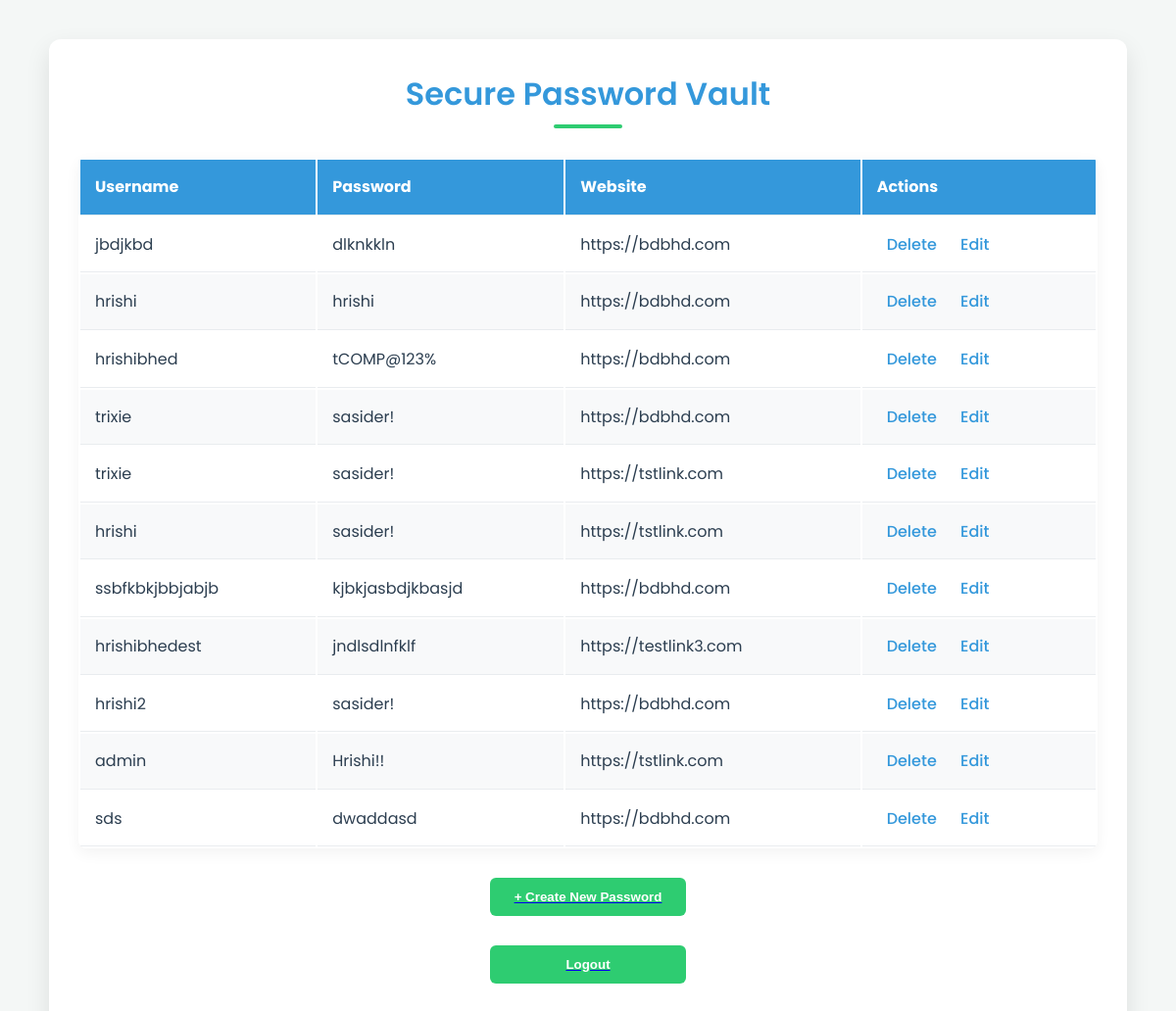
The app's page /view/ (signed in), older data.
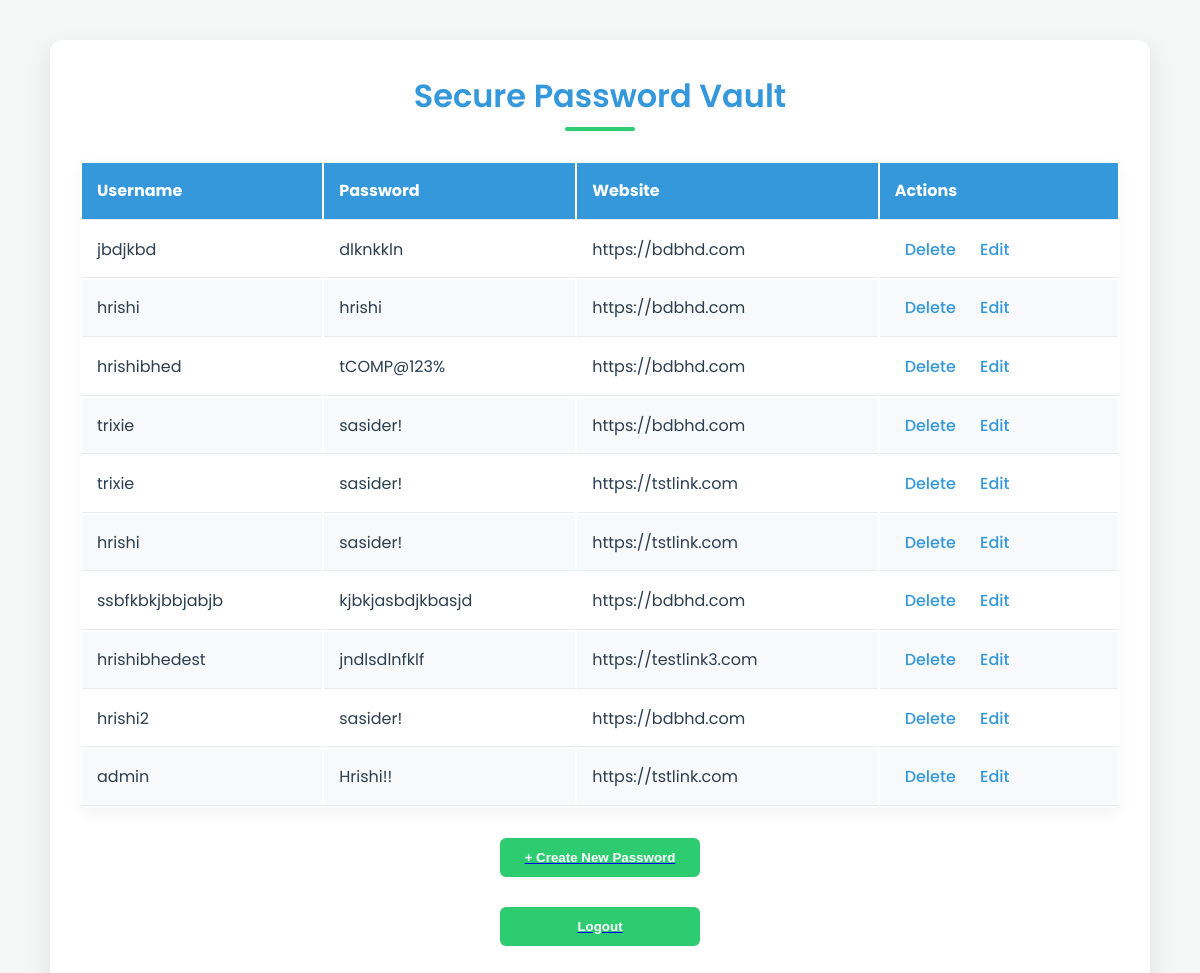
The same page, newer data.
### PmApp/models.py (models this page shows, shortened)
class Passwd(models.Model):
    name=models.CharField(max_length=200)
    link=models.URLField()
    password=models.CharField(max_length=500)
    userid = models.ForeignKey(User, on_delete=models.CASCADE,default=None)

### PmApp/views.py (the view)
# urls.py: path('view/',views.view,name='view'),
@login_required(login_url='login')
def view(request):
    if request.user.is_authenticated:
        passwords=Passwd.objects.all()
        response = render(request,'view.html',{'passwords':passwords})
        return response

### templates/view.html (shortened to what this page needs)
<!DOCTYPE html>
<html lang="en">
<head>
</head>
<body>
    <div class="container">
        <h1>Secure Password Vault {{ visits }}</h1>
        <table class="password-table">
            <thead>
                <tr>
                    <th>Username</th>
                    <th>Password</th>
                    <th>Website</th>
                    <th>Actions</th>
                </tr>
            </thead>
            <tbody>
                {% for password in passwords %}
                <tr>
                    <td>{{ password.name }}</td>
                    <td>{{ password.password }}</td>
                    <td>{{ password.link }}</td>
                    <td class="action-links">
                        <a href="{% url 'delete' password.id %}">Delete</a>
                        <a href="{% url 'edit' password.id %}">Edit</a>
                    </td>
                </tr>
                {% endfor %}
            </tbody>
        </table>
        <a href="{% url 'add' %}">
            <button class="create-button">+ Create New Password</button>
        <a href="{% url 'logout' %}">
            <button class="create-button">Logout</button>
        </a>
    </div>
</body>
</html>

### templates/view.html (style rules this page uses)
:root { --primary-color: #3498db; --secondary-color: #2ecc71; --background-color: #f4f7f6; --text-color: #2c3e50; --card-background: #ffffff; }
* { margin: 0; padding: 0; box-sizing: border-box; }
body { font-family: 'Poppins', sans-serif; background-color: var(--background-color); color: var(--text-color); line-height: 1.6; display: flex; flex-direction: column; align-items: center; min-height: 100vh; padding: 20px; }
.container { width: 95%; max-width: 1100px; background-color: var(--card-background); border-radius: 12px; box-shadow: 0 10px 25px rgba(0,0,0,0.1); padding: 30px; margin-top: 20px; }
h1 { text-align: center; color: var(--primary-color); margin-bottom: 30px; font-weight: 600; position: relative; padding-bottom: 10px; }
h1::after { content: ''; position: absolute; width: 70px; height: 4px; background-color: var(--secondary-color); bottom: 0; left: 50%; transform: translateX(-50%); border-radius: 2px; }
.password-table { width: 100%; border-radius: 8px; overflow: hidden; box-shadow: 0 5px 15px rgba(0,0,0,0.05); }
.password-table thead { background-color: var(--primary-color); color: white; }
.password-table th, .password-table td { padding: 15px; text-align: left; border-bottom: 1px solid #e9ecef; }
.password-table tbody tr:nth-child(even) { background-color: #f8f9fa; }
.action-links a { text-decoration: none; margin: 0 10px; color: var(--primary-color); font-weight: 500; transition: color 0.3s ease; }
.create-button { display: block; width: 200px; margin: 30px auto; padding: 12px 20px; background-color: var(--secondary-color); color: white; border: none; border-radius: 6px; text-align: center; font-weight: 600; cursor: pointer; transition: background-color 0.3s ease, transform 0.2s; }

Row changes from the older to the newer data that the page shows:
removed Passwd: name "sds", password "dwaddasd", link "https://bdbhd.com"
